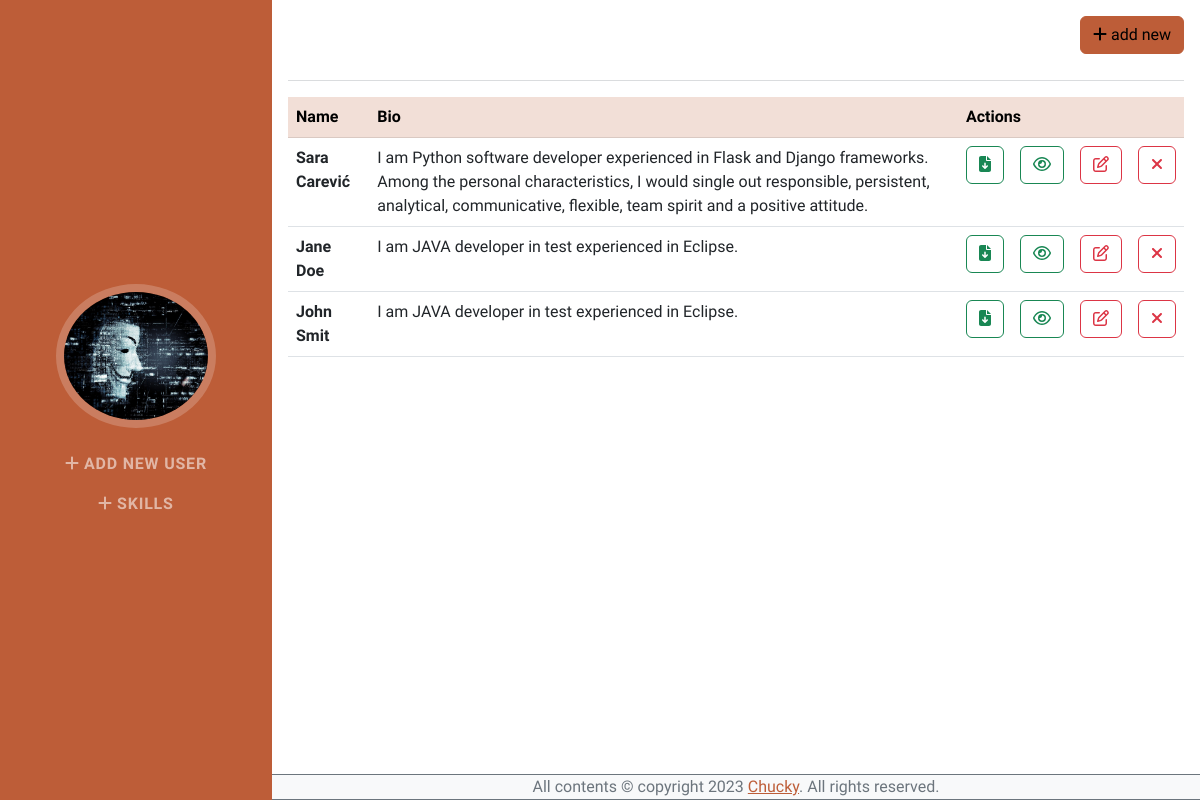
Before: / with the older database file.
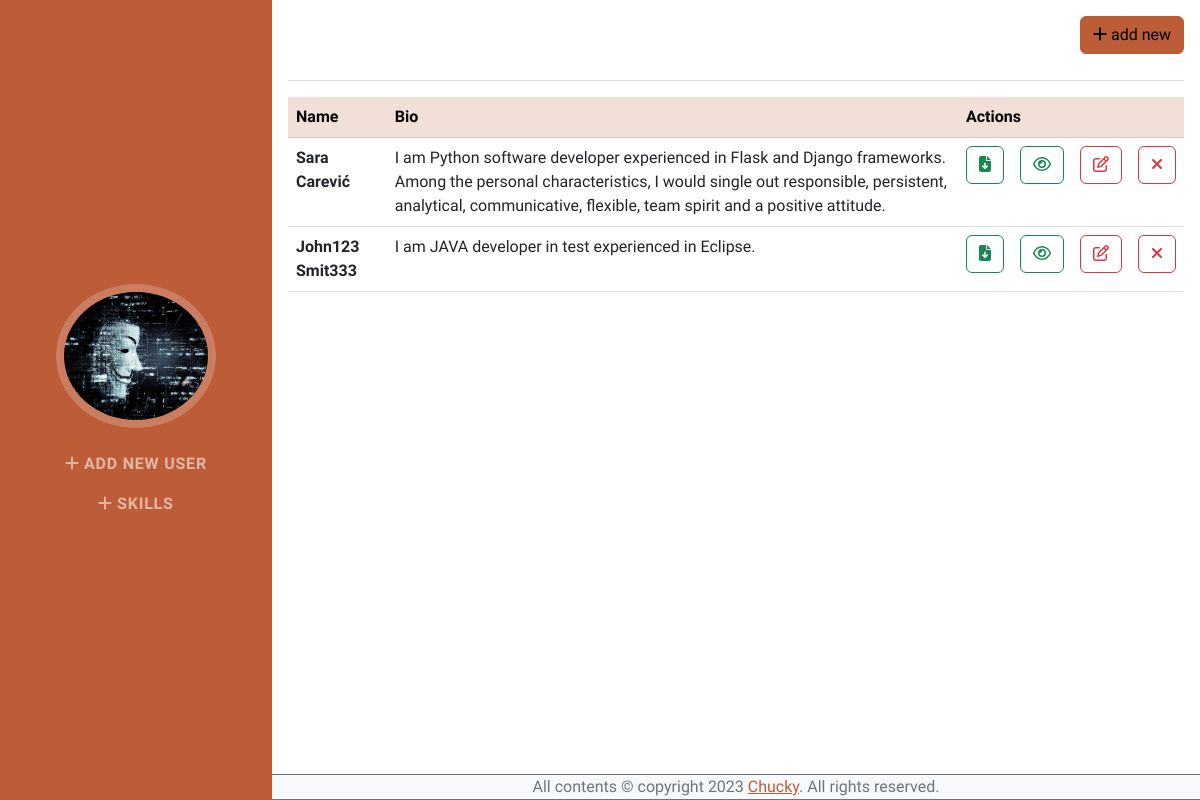
After: the same page with the newer database file.
### app.py (models this page shows, shortened)
class User(db.Model):
    __tablename__ = 'User'
    id = db.Column(db.Integer, primary_key=True)
    firstname = db.Column(db.String(256), nullable=False)
    lastname = db.Column(db.String(256), nullable=False)
    street = db.Column(db.String(256), nullable=False)
    city = db.Column(db.String(256), nullable=False)
    postcode = db.Column(db.String(256), nullable=False)
    phone = db.Column(db.String(256), nullable=False)
    email = db.Column(db.String(256), unique=True, nullable=False)
    bio = db.Column(db.Text)
    li = db.Column(db.String(256), unique=True, nullable=False)
    gh = db.Column(db.String(256), unique=True, nullable=False)
    education = db.relationship('UserEducation', backref='User', lazy=True)
    experience = db.relationship('UserExperience', backref='User', lazy=True)
    created_at = db.Column(db.DateTime(timezone=True), server_default=func.now())

### app_views.py (the view)
@app_views.route('/', methods=['GET'])
def index():
    try:
        from app import User
        context = {
            'type': 'index',
            'users': User.query.all()
        }
        return render_template('index.html', context=context)
    except Exception as e:
        abort(500)

### app_views.py (called while the page is built)
@app_views.context_processor
def inject_now():
    return {'current_year': datetime.utcnow().year}

### templates/index.html
{% extends 'components/layouts/base.html' %}
{% block content %}
    {% with type=context.type %}
        {% include "components/navigation.html" %}
    {% endwith %}
    <div class="container-fluid p-3 mb-2">
        <button
            class="btn btn-primary"
            style="float: right;"
            type="button"
        >
            <a class="nav-link" href="{{ url_for('app_views.user_create') }}">
                <i class="fa-solid fa-plus"></i> add new
            </a>
        </button>
        </br></br><hr>
        <table class="table table-responsive">
            <thead class="table-primary">
                <tr>
                    <th scope="col">Name</th>
                    <th scope="col">Bio</th>
                    <th scope="col" colspan="4">Actions</th>
                </tr>
            </thead>
            <tbody>
                {% for user in context.users %}
                    <tr>
                        <th scope="row">{{user.firstname}} {{user.lastname}}</th>
                        <td>{{user.bio}}</td>
                        <td>
                            <button type="button" class="btn btn-outline-success">
                                <i class="fa-solid fa-file-arrow-down"></i>
                            </button>
                        </td>
                        <td>
                            <button type="button" class="btn btn-outline-success">
                                <a class="nav-link" href="{{ url_for('app_views.user_details', id = user.id) }}">
                                    <i class="fa-regular fa-eye"></i>
                                </a>
                            </button>
                        </td>
                        <td>
                            <button type="button" class="btn btn-outline-danger">
                                <a class="nav-link" href="{{ url_for('app_views.user_edit', id = user.id) }}">
                                    <i class="fa-regular fa-pen-to-square"></i>
                                </a>
                            </button>
                        </td>
                        <td>
                            <form method="POST" action="{{ url_for('app_views.user_remove', id=user.id) }}">
                                <button
                                    type="submit"
                                    class="btn btn-outline-danger"
                                    onclick="return confirm('Are you sure you want to delete {{user.firstname}} {{user.lastname}}?')"
                                >
                                    <i class="fa-solid fa-xmark"></i>
                                </button>
                            </form>
                        </td>
                    </tr>
                {% endfor %}
            </tbody>
        </table>
    </div>
{% endblock %}

### templates/components/layouts/base.html (shortened to what this page needs)
<!DOCTYPE html>
<html lang="en">
    <head>
        {% include "components/layouts/top-scripts.html" %}
    </head>
    <body id="page-top" class="d-flex flex-column min-vh-100">
        {% block content %} {% endblock %}
        {% include "components/layouts/footer.html" %}
    </body>
</html>

### templates/components/layouts/top-scripts.html (shortened to what this page needs)
{% block content %}
    <link href="{{ url_for('static', filename='assets/css/styles.css') }}" rel="stylesheet" />
{% endblock %}

### templates/components/navigation.html (shortened to what this page needs)
{% block content %}
    <nav class="navbar navbar-expand-lg navbar-dark bg-primary fixed-top" id="sideNav">
        <a class="navbar-brand js-scroll-trigger" href="#page-top">
            <span class="d-none d-lg-block">
                <img
                    class="img-fluid img-profile rounded-circle mx-auto mb-2"
                    src="{{ url_for('static', filename='assets/img/profile.jpg') }}"
                    alt=""
                />
            </span>
        </a>
        <div class="collapse navbar-collapse" id="navbarResponsive">
            <ul class="navbar-nav">
                {% if type == 'index' %}
                    <li class="nav-item"><a class="nav-link js-scroll-trigger" href="{{ url_for('app_views.user_create') }}">
                        <i class="fa-solid fa-plus"></i> add new user</a>
                    </li>
                    <li class="nav-item"><a class="nav-link js-scroll-trigger" href="{{ url_for('app_views.skill_create', type='skill') }}">
                        <i class="fa-solid fa-plus"></i> skills</a>
                    </li>
                {% endif %}
            </ul>
        </div>
    </nav>
{% endblock %}

### templates/components/layouts/footer.html
{% block content %}
    <footer class="page-footer bg-light border-top border-bottom border-secondary mt-auto">
        <div class="col-lg-12 copyright-links" align="center">
            All contents © copyright {{ current_year }}
            <a href="https://github.com/ChuckySC" target="_blank">Chucky</a>. All rights reserved.
        </div>
    </footer>
{% endblock content %}

Changed rows visible on the page:
removed User: firstname "Jane", lastname "Doe", bio "I am JAVA developer in test experienced in Eclipse."
removed User: firstname "John", lastname "Smit", bio "I am JAVA developer in test experienced in Eclipse."
added User: firstname "John123", lastname "Smit333", bio "I am JAVA developer in test experienced in Eclipse."
